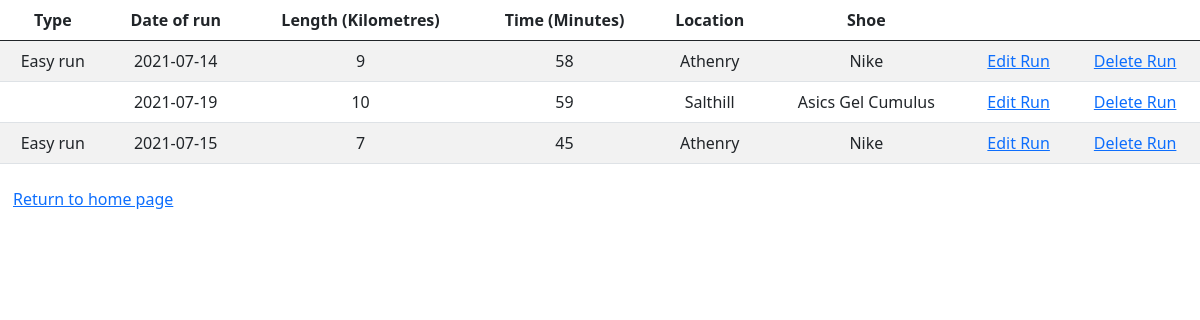
/runs/data, run on the app's committed database.
### Model/Run.py (models this page shows, shortened)
class Run(db.Model):
    __tablename__ = 'runs'
    id = db.Column('run_id', db.Integer, primary_key = True)
    length = db.Column(db.String(50))
    location = db.Column(db.Integer, ForeignKey('runlocation.runlocation_id'))
    time = db.Column(db.String(10))
    shoe = db.Column(db.Integer, ForeignKey('shoes.shoe_id'))
    date = db.Column(db.String(10))
    typeofrun = db.Column(db.Integer, ForeignKey('runtype.runtype_id'))
    related_type_of_run = relationship('Runtype', backref='Run',lazy="joined")
    related_location_of_run = relationship('Runlocation', backref='Run',lazy="joined")
    related_shoe_of_run = relationship('Shoe', backref='Run',lazy="joined")

### Model/Runtype.py (models this page shows, shortened)
class Runtype(db.Model):
    __tablename__ = 'runtype'
    id = db.Column('runtype_id', db.Integer, primary_key = True)
    description = db.Column(db.String(100))

### Model/Runlocation.py (models this page shows, shortened)
class Runlocation(db.Model):
    __tablename__ = 'runlocation'
    id = db.Column('runlocation_id', db.Integer, primary_key = True)
    description = db.Column(db.String(100))

### Model/Shoe.py (models this page shows, shortened)
class Shoe(db.Model):
    __tablename__ = 'shoes'
    id = db.Column('shoe_id', db.Integer, primary_key = True)
    description = db.Column(db.String(100))

### Controllers/RunController.py (the view)
@data_run.route('/runs/data')
def run_data():
    runs = Run.query.all()
    return render_template('run_data.html',data = runs)

### Templates/run_data.html (shortened to what this page needs)
<!DOCTYPE html>
<html>
<head>
    <link href="https://cdn.jsdelivr.net/npm/bootstrap@5.0.2/dist/css/bootstrap.min.css" rel="stylesheet"></head>
<body>
    <table class="table table-striped">
    <thead>
        <tr>
            <th class="text-center">Type</th>
            <th class="text-center">Date of run</th>
            <th class="text-center">Length (Kilometres)</th>
            <th class="text-center">Time (Minutes)</th>
            <th class="text-center">Location </th>
            <th class="text-center">Shoe </th>
            <th class="text-center"></th>
            <th class="text-center"></th>
        </tr>
    </thead>
    <tbody>
            {% for row in data| batch(1) %}
                {% include "run_row.html" %}
            {% endfor %}
    </tbody>
    </table>
<div class="btn">
    <a href = "{{ url_for('options_run.run_options') }}"> Return to home page
       </a>
    </div>
</body>
</html>

### Templates/run_row.html
<tr>
    <td class="text-center">{{ row[0].related_type_of_run.description}}</td>
    <td class="text-center">{{ row[0].date }}</td>
    <td class="text-center">{{ row[0].length }}</td>
    <td class="text-center">{{ row[0].time }}</td>
    <td class="text-center">{{ row[0].related_location_of_run.description}}</td>
    <td class="text-center">{{ row[0].related_shoe_of_run.description}}</td>
    <td class="text-center"><a href="{{url_for('update_run.run_update', id = row[0].id )}}">
            Edit Run
        </a></td>
    <td class="text-center"><a href="{{url_for('delete_run.run_delete', id = row[0].id )}}">
            Delete Run
        </a></td>
</tr>

### data on the page
Run: description "Easy run", date "2021-07-14", length "9", time "58", description "Athenry", description "Nike"
Run: date "2021-07-19", length "10", time "59", description "Salthill", description "Asics Gel Cumulus"
Run: description "Easy run", date "2021-07-15", length "7", time "45", description "Athenry", description "Nike"
